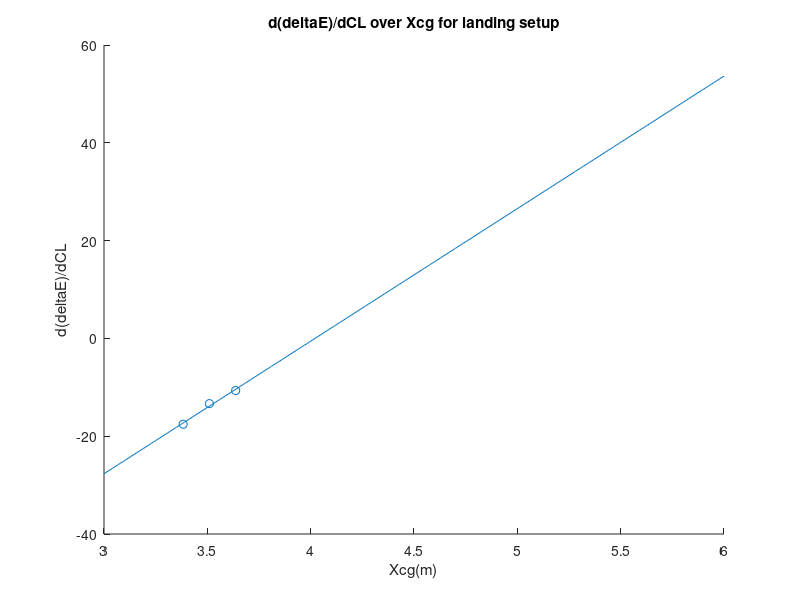

Source code (MATLAB):
clear
clc

xrange = [3:0.01:6];
xcg = 3.51+[-5,0,5]*0.0254;
ddeltaEdcl = [-15.2567,-14.0072,-12.0269];
scatter(xcg,ddeltaEdcl,'*');
p = polyfit(xcg,ddeltaEdcl,1);
hold on
plot(xrange,p(1).*xrange+p(2));
hold on
title('d(deltaE)/dCL over Xcg for clean setup')
xlabel('Xcg(m)')
ylabel('d(deltaE)/dCL')
hold off

ddeltaEdcl_landing = [-17.5534,-13.3372,-10.6681];
scatter(xcg,ddeltaEdcl_landing,'o');
p2 = polyfit(xcg,ddeltaEdcl_landing,1);
hold on
plot(xrange,p2(1).*xrange+p2(2));

title('d(deltaE)/dCL over Xcg for landing setup')
xlabel('Xcg(m)')
ylabel('d(deltaE)/dCL')

%xnp=4.59
%xnplanding = 4.02
